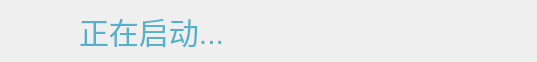
<?xml version="1.0" encoding="UTF-8"?>
<ui version="4.0">
 <class>FormHeaderCenter</class>
 <widget class="QWidget" name="FormHeaderCenter">
  <property name="geometry">
   <rect>
    <x>0</x>
    <y>0</y>
    <width>537</width>
    <height>62</height>
   </rect>
  </property>
  <property name="minimumSize">
   <size>
    <width>537</width>
    <height>62</height>
   </size>
  </property>
  <property name="maximumSize">
   <size>
    <width>537</width>
    <height>62</height>
   </size>
  </property>
  <property name="windowTitle">
   <string>Form</string>
  </property>
  <property name="styleSheet">
   <string notr="true">#FormHeaderCenter{
	
}</string>
  </property>
  <layout class="QHBoxLayout" name="horizontalLayout">
   <property name="spacing">
    <number>0</number>
   </property>
   <property name="leftMargin">
    <number>0</number>
   </property>
   <property name="topMargin">
    <number>0</number>
   </property>
   <property name="rightMargin">
    <number>0</number>
   </property>
   <property name="bottomMargin">
    <number>0</number>
   </property>
   <item>
    <widget class="QWidget" name="widgetContent" native="true">
     <property name="minimumSize">
      <size>
       <width>537</width>
       <height>62</height>
      </size>
     </property>
     <property name="maximumSize">
      <size>
       <width>537</width>
       <height>62</height>
      </size>
     </property>
     <property name="styleSheet">
      <string notr="true">#widgetContent{
	background:url(:/public/header/bg_progress_tips.png);
}</string>
     </property>
     <layout class="QHBoxLayout" name="horizontalLayout_2">
      <property name="spacing">
       <number>0</number>
      </property>
      <property name="leftMargin">
       <number>30</number>
      </property>
      <property name="topMargin">
       <number>0</number>
      </property>
      <property name="rightMargin">
       <number>0</number>
      </property>
      <property name="bottomMargin">
       <number>0</number>
      </property>
      <item>
       <widget class="QWidget" name="widget" native="true">
        <property name="minimumSize">
         <size>
          <width>39</width>
          <height>34</height>
         </size>
        </property>
        <property name="maximumSize">
         <size>
          <width>39</width>
          <height>34</height>
         </size>
        </property>
        <property name="styleSheet">
         <string notr="true">background-image:url(:/public/header/icon_progress.png);</string>
        </property>
       </widget>
      </item>
      <item>
       <widget class="QLabel" name="labelHeaderText">
        <property name="styleSheet">
         <string notr="true">color:#57b0c9;
font-size:30px;</string>
        </property>
        <property name="text">
         <string>正在启动...</string>
        </property>
        <property name="indent">
         <number>10</number>
        </property>
       </widget>
      </item>
     </layout>
    </widget>
   </item>
  </layout>
 </widget>
 <resources/>
 <connections/>
</ui>
